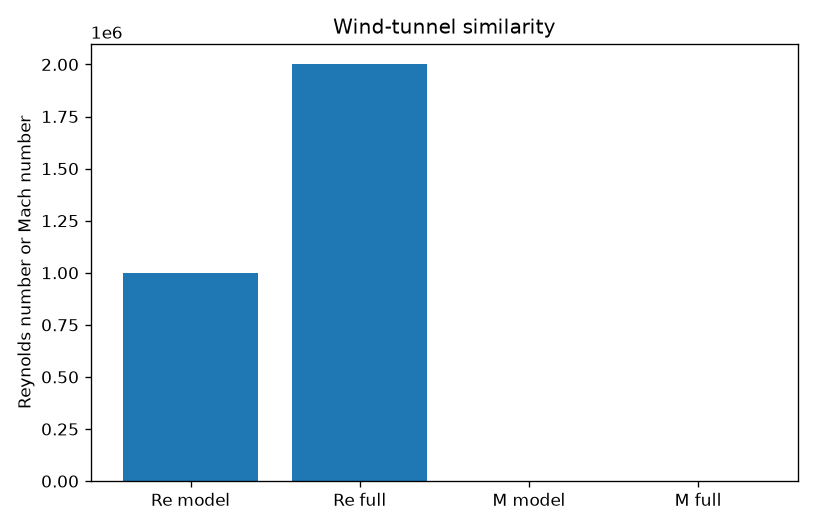

Here is the Python script that generated this plot:
#!/usr/bin/env python3
"""Reynolds and Mach match, and coefficient load scaling.

reynolds_number is rho*V*L/mu. reynolds_number_kinematic is V*L/nu.
mach_number is V/a. dynamic_pressure is 0.5*rho*V**2.
force_scale_dynamic_pressure is (q2*S2)/(q1*S1).
moment_scale_dynamic_pressure multiplies by c2/c1.
relative_mismatch is abs(a-b)/abs(b). A mismatch above 0.05 is not matched.
"""

from __future__ import annotations

import argparse
import math
import sys
import tempfile
from pathlib import Path

CHECK_TOL = 1e-9
MISMATCH = 0.05
SKILL_DIR = Path(__file__).resolve().parent

ASSUMPTIONS = (
    "reynolds_number or reynolds_number_kinematic; mach_number; "
    "dynamic_pressure; relative_mismatch abs(a-b)/abs(b); "
    "matched when that ratio is at most 0.05; "
    "force_scale_dynamic_pressure and moment_scale_dynamic_pressure "
    "assume equal coefficients; no wall correction and no "
    "Prandtl-Glauert correction"
)


def print_kv(key: str, value: object) -> None:
    if isinstance(value, float):
        text = f"{value:.8g}"
    else:
        text = str(value)
    print(f"{key}: {text}")


def close(actual: float, expected: float) -> bool:
    scale = max(abs(expected), 1.0)
    return abs(actual - expected) <= CHECK_TOL * scale


def require_positive(name: str, value: float) -> None:
    if not math.isfinite(value) or value <= 0.0:
        raise ValueError(f"{name} must be finite and > 0")


def relative_mismatch(left: float, right: float) -> float:
    return abs(left - right) / abs(right)


def match_flag(ratio: float) -> str:
    return "matched" if ratio <= MISMATCH else "mismatch"


def dynamic_pressure(rho: float, speed: float) -> float:
    return 0.5 * rho * speed * speed


def solve(args: argparse.Namespace) -> dict[str, object]:
    number_path = any(v is not None for v in (args.re_m, args.re_f, args.mach_m, args.mach_f))
    flow_names = (
        "L_m",
        "L_f",
        "V_m",
        "V_f",
        "rho_m",
        "rho_f",
        "mu_m",
        "mu_f",
        "nu_m",
        "nu_f",
        "a_m",
        "a_f",
    )
    flow_path = any(getattr(args, name) is not None for name in flow_names)
    if number_path and flow_path:
        raise ValueError("do not mix --re/--mach with the flow quantities")
    if number_path:
        if None in (args.re_m, args.re_f, args.mach_m, args.mach_f):
            raise ValueError("number path needs --re-m, --re-f, --mach-m, and --mach-f")
        for name, value in (
            ("re-m", args.re_m),
            ("re-f", args.re_f),
            ("mach-m", args.mach_m),
            ("mach-f", args.mach_f),
        ):
            require_positive(name, value)
        re_m, re_f = args.re_m, args.re_f
        mach_m, mach_f = args.mach_m, args.mach_f
        path = "numbers"
    elif flow_path:
        for name in ("L_m", "L_f", "V_m", "V_f", "a_m", "a_f"):
            value = getattr(args, name)
            if value is None:
                raise ValueError(f"flow path needs --{name.replace('_', '-')}")
            require_positive(name, value)
        mu = args.mu_m is not None or args.mu_f is not None
        nu = args.nu_m is not None or args.nu_f is not None
        if mu and nu:
            raise ValueError("pass viscosity or kinematic viscosity, not both")
        if mu:
            if args.mu_m is None or args.mu_f is None or args.rho_m is None or args.rho_f is None:
                raise ValueError("--mu-m and --mu-f need --rho-m and --rho-f")
            require_positive("mu-m", args.mu_m)
            require_positive("mu-f", args.mu_f)
            require_positive("rho-m", args.rho_m)
            require_positive("rho-f", args.rho_f)
            re_m = args.rho_m * args.V_m * args.L_m / args.mu_m
            re_f = args.rho_f * args.V_f * args.L_f / args.mu_f
        elif nu:
            if args.nu_m is None or args.nu_f is None:
                raise ValueError("pass both --nu-m and --nu-f")
            require_positive("nu-m", args.nu_m)
            require_positive("nu-f", args.nu_f)
            re_m = args.V_m * args.L_m / args.nu_m
            re_f = args.V_f * args.L_f / args.nu_f
        else:
            raise ValueError("flow path needs --mu-m/--mu-f or --nu-m/--nu-f")
        mach_m = args.V_m / args.a_m
        mach_f = args.V_f / args.a_f
        path = "flow"
    else:
        raise ValueError("pass Reynolds and Mach numbers, or the flow quantities")

    re_err = relative_mismatch(re_m, re_f)
    mach_err = relative_mismatch(mach_m, mach_f)
    result: dict[str, object] = {
        "path": path,
        "Re_m": re_m,
        "Re_f": re_f,
        "Mach_m": mach_m,
        "Mach_f": mach_f,
        "Re_mismatch": re_err,
        "Mach_mismatch": mach_err,
        "Re_match": match_flag(re_err),
        "Mach_match": match_flag(mach_err),
        "mismatch_limit": MISMATCH,
    }
    q_m, q_f = dynamic_pressures(args)
    if q_m is not None:
        result["q_m_Pa"] = q_m
        result["q_f_Pa"] = q_f
    if args.force_m is not None:
        if q_m is None or args.S_m is None or args.S_f is None:
            raise ValueError("--force-m needs dynamic pressure and --S-m --S-f")
        require_positive("S-m", args.S_m)
        require_positive("S-f", args.S_f)
        scale = (q_f * args.S_f) / (q_m * args.S_m)
        result["force_m_N"] = args.force_m
        result["force_f_N"] = args.force_m * scale
    if args.moment_m is not None:
        if q_m is None or None in (args.S_m, args.S_f, args.c_m, args.c_f):
            raise ValueError("--moment-m needs q, area, and chord for both scales")
        require_positive("c-m", args.c_m)
        require_positive("c-f", args.c_f)
        scale = (q_f * args.S_f * args.c_f) / (q_m * args.S_m * args.c_m)
        result["moment_m_Nm"] = args.moment_m
        result["moment_f_Nm"] = args.moment_m * scale
    return result


def dynamic_pressures(args: argparse.Namespace) -> tuple[float | None, float | None]:
    given = args.q_m is not None or args.q_f is not None
    flow = args.rho_m is not None and args.V_m is not None and args.rho_f is not None and args.V_f is not None
    if given and (args.q_m is None or args.q_f is None):
        raise ValueError("--q-m and --q-f are a pair")
    if given:
        require_positive("q-m", args.q_m)
        require_positive("q-f", args.q_f)
        return args.q_m, args.q_f
    if flow:
        require_positive("rho-m", args.rho_m)
        require_positive("rho-f", args.rho_f)
        require_positive("V-m", args.V_m)
        require_positive("V-f", args.V_f)
        return dynamic_pressure(args.rho_m, args.V_m), dynamic_pressure(args.rho_f, args.V_f)
    return None, None


def emit(result: dict[str, object], graph: Path) -> None:
    print_kv("assumptions", ASSUMPTIONS)
    for key in (
        "path",
        "Re_m",
        "Re_f",
        "Mach_m",
        "Mach_f",
        "Re_mismatch",
        "Mach_mismatch",
        "Re_match",
        "Mach_match",
        "mismatch_limit",
        "q_m_Pa",
        "q_f_Pa",
        "force_m_N",
        "force_f_N",
        "moment_m_Nm",
        "moment_f_Nm",
    ):
        if key in result:
            print_kv(key, result[key])
    print_kv("graph", str(graph))


def write_plot(result: dict[str, object], out_path: Path) -> None:
    import matplotlib.pyplot as plt

    labels = ["Re model", "Re full", "M model", "M full"]
    values = [
        float(result["Re_m"]),
        float(result["Re_f"]),
        float(result["Mach_m"]),
        float(result["Mach_f"]),
    ]
    fig, ax = plt.subplots(figsize=(6.8, 4.4))
    ax.bar(labels, values, color=["C0", "C0", "C1", "C1"])
    ax.set_ylabel("Reynolds number or Mach number")
    ax.set_title("Wind-tunnel similarity")
    fig.tight_layout()
    out_path.parent.mkdir(parents=True, exist_ok=True)
    fig.savefig(out_path, dpi=120)
    plt.close(fig)


def run_check() -> int:
    ratio = relative_mismatch(1.1, 1.0)
    if not close(ratio, 0.1) or match_flag(ratio) != "mismatch":
        return fail("ten percent mismatch")
    if match_flag(0.05) != "matched":
        return fail("limit should match")
    scale = (2.0 * 3.0) / (1.0 * 2.0)
    if not close(scale, 3.0):
        return fail("force scale")
    moment = (2.0 * 3.0 * 4.0) / (1.0 * 2.0 * 2.0)
    if not close(moment, 6.0):
        return fail("moment scale")
    numbers = solve(
        argparse.Namespace(
            re_m=1.1e6,
            re_f=1.0e6,
            mach_m=0.3,
            mach_f=0.3,
            L_m=None,
            L_f=None,
            V_m=None,
            V_f=None,
            rho_m=None,
            rho_f=None,
            mu_m=None,
            mu_f=None,
            nu_m=None,
            nu_f=None,
            a_m=None,
            a_f=None,
            q_m=1.0,
            q_f=2.0,
            force_m=10.0,
            moment_m=4.0,
            S_m=2.0,
            S_f=3.0,
            c_m=2.0,
            c_f=4.0,
        )
    )
    if numbers["Re_match"] != "mismatch" or numbers["Mach_match"] != "matched":
        return fail("match flags")
    if not close(float(numbers["force_f_N"]), 30.0):
        return fail("scaled force")
    if not close(float(numbers["moment_f_Nm"]), 24.0):
        return fail("scaled moment")
    with tempfile.TemporaryDirectory() as folder:
        path = Path(folder) / "check.png"
        write_plot(numbers, path)
        if not path.is_file() or path.stat().st_size < 1000:
            return fail("check plot was not written")
    print("check: pass")
    print_kv("force_f_N", float(numbers["force_f_N"]))
    return 0


def fail(message: str) -> int:
    print(f"CHECK FAIL: {message}", file=sys.stderr)
    return 1


def parse_args(argv: list[str] | None = None) -> argparse.Namespace:
    parser = argparse.ArgumentParser(description="Wind-tunnel Reynolds and Mach match, and load scale.")
    parser.add_argument("--re-m", type=float, default=None, help="model Reynolds number")
    parser.add_argument("--re-f", type=float, default=None, help="full-scale Reynolds number")
    parser.add_argument("--mach-m", type=float, default=None, help="model Mach number")
    parser.add_argument("--mach-f", type=float, default=None, help="full-scale Mach number")
    parser.add_argument("--L-m", type=float, default=None, help="model length [m]")
    parser.add_argument("--L-f", type=float, default=None, help="full-scale length [m]")
    parser.add_argument("--V-m", type=float, default=None, help="model speed [m/s]")
    parser.add_argument("--V-f", type=float, default=None, help="full-scale speed [m/s]")
    parser.add_argument("--rho-m", type=float, default=None, help="model density [kg/m^3]")
    parser.add_argument("--rho-f", type=float, default=None, help="full-scale density [kg/m^3]")
    parser.add_argument("--mu-m", type=float, default=None, help="model viscosity [Pa s]")
    parser.add_argument("--mu-f", type=float, default=None, help="full-scale viscosity [Pa s]")
    parser.add_argument("--nu-m", type=float, default=None, help="model kinematic viscosity [m^2/s]")
    parser.add_argument("--nu-f", type=float, default=None, help="full-scale kinematic viscosity [m^2/s]")
    parser.add_argument("--a-m", type=float, default=None, help="model speed of sound [m/s]")
    parser.add_argument("--a-f", type=float, default=None, help="full-scale speed of sound [m/s]")
    parser.add_argument("--q-m", type=float, default=None, help="model dynamic pressure [Pa]")
    parser.add_argument("--q-f", type=float, default=None, help="full-scale dynamic pressure [Pa]")
    parser.add_argument("--force-m", type=float, default=None, help="measured model force [N]")
    parser.add_argument("--moment-m", type=float, default=None, help="measured model moment [N*m]")
    parser.add_argument("--S-m", type=float, default=None, help="model reference area [m^2]")
    parser.add_argument("--S-f", type=float, default=None, help="full-scale reference area [m^2]")
    parser.add_argument("--c-m", type=float, default=None, help="model reference chord [m]")
    parser.add_argument("--c-f", type=float, default=None, help="full-scale reference chord [m]")
    parser.add_argument("--out", type=Path, default=None, help="PNG path")
    parser.add_argument("--check", action="store_true", help="run built-in consistency checks")
    return parser.parse_args(argv)


def main(argv: list[str] | None = None) -> int:
    args = parse_args(argv)
    if args.check:
        return run_check()
    try:
        result = solve(args)
    except ValueError as exc:
        print(f"error: {exc}", file=sys.stderr)
        return 2
    out_path = args.out if args.out is not None else SKILL_DIR / "wind_tunnel_similarity.png"
    try:
        write_plot(result, out_path)
    except Exception as exc:
        print(f"error: {exc}", file=sys.stderr)
        return 2
    emit(result, out_path)
    return 0


if __name__ == "__main__":
    sys.exit(main())
